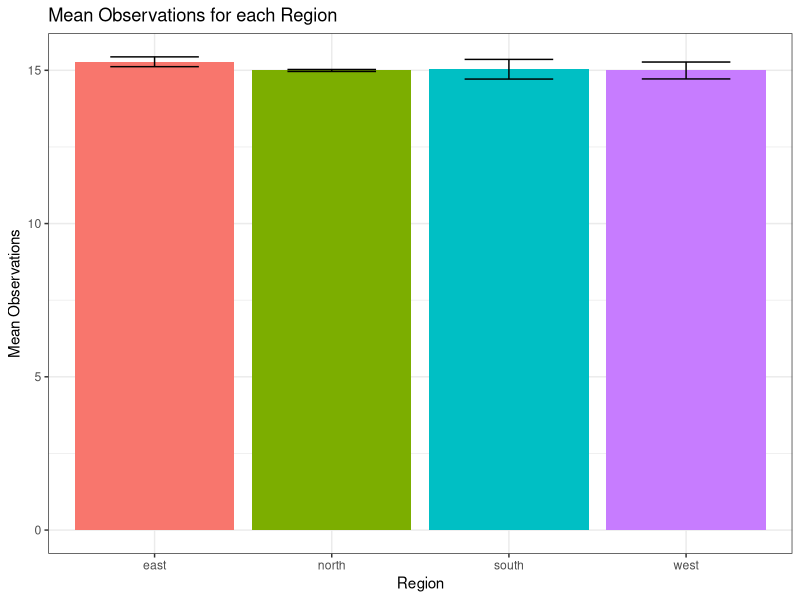
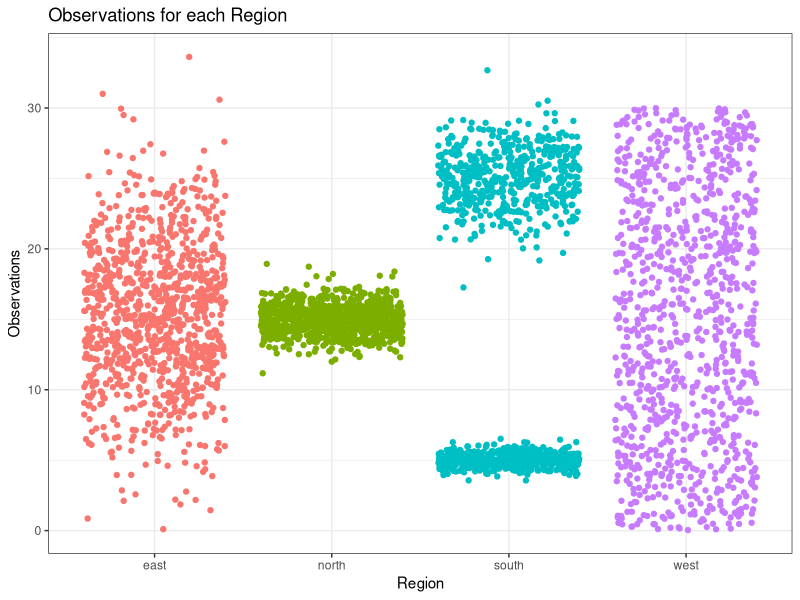
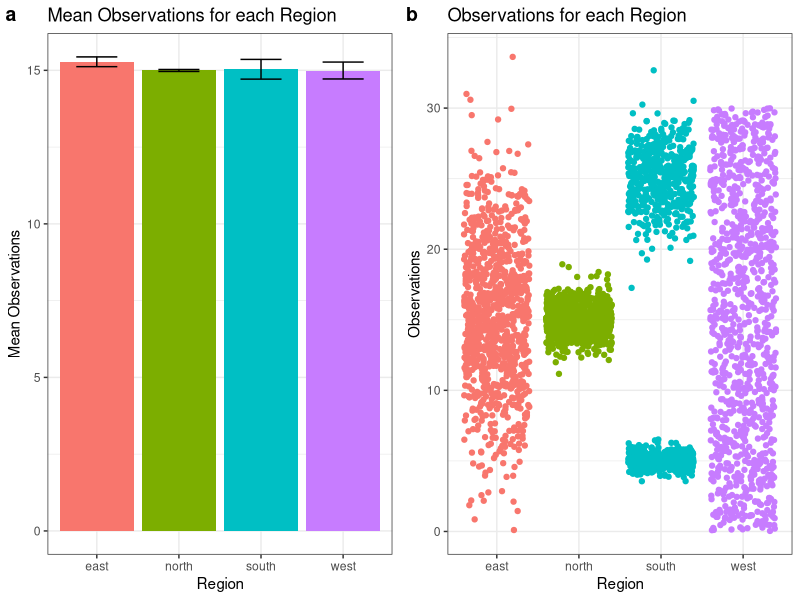

Reproduce these figures in R, in order.
#Marlee Shaffer
#Exercise 10 - Analysis and Plotting 

#Set working directory 
setwd("~/Desktop/Biocomp_tutorial12")

#Load packages
library(ggplot2)
library(cowplot)

##Part 1
#Find data on two variables that you would expect to be related to each other 
#Write a script that loads the text file and produces a scatter plot with a trendline


##Part 2
#Write a script that generates two figures from data.txt
#Read the data.txt file 
data<-read.table("data.txt", header = TRUE, sep=",", stringsAsFactors = FALSE)

#Produce a bar plot of means of 4 populations
plot1<-ggplot(data, aes(x = region, y = observations, fill = region))+
  stat_summary(fun.y = mean, geom = "bar")+ 
  stat_summary(fun.data = mean_se, geom = "errorbar", width = 0.5 )+ xlab("Region")+
  ylab("Mean Observations")+ ggtitle("Mean Observations for each Region")+
  theme_bw() + theme(legend.position = "none")
plot1

#Produce a scatter plot of all the observations 
plot2<-ggplot(data, aes(x = region, y = observations, color = region))+
  geom_jitter() + xlab("Region") + ylab("Observations")+
  ggtitle("Observations for each Region")+ theme_bw()+
  theme(legend.position = "none")
plot2

#Show plots side by side for comparison
plot_grid(plot1, plot2, labels = c("a", "b"),
                  rel_widths = c(4, 4),
                  ncol = 2, nrow = 1)

#Do the bar and scatter plots tell different stories? Why?
#The bar graph and the scatter plot of the same data show different stories. 
#The bar graph is showing the mean of the overall data for each region, which were similar 
#to each other. The scatter plot shows each observation, there by showing the variation between
#the observations. Error bars were added to the bar graph to better represent the data. 

